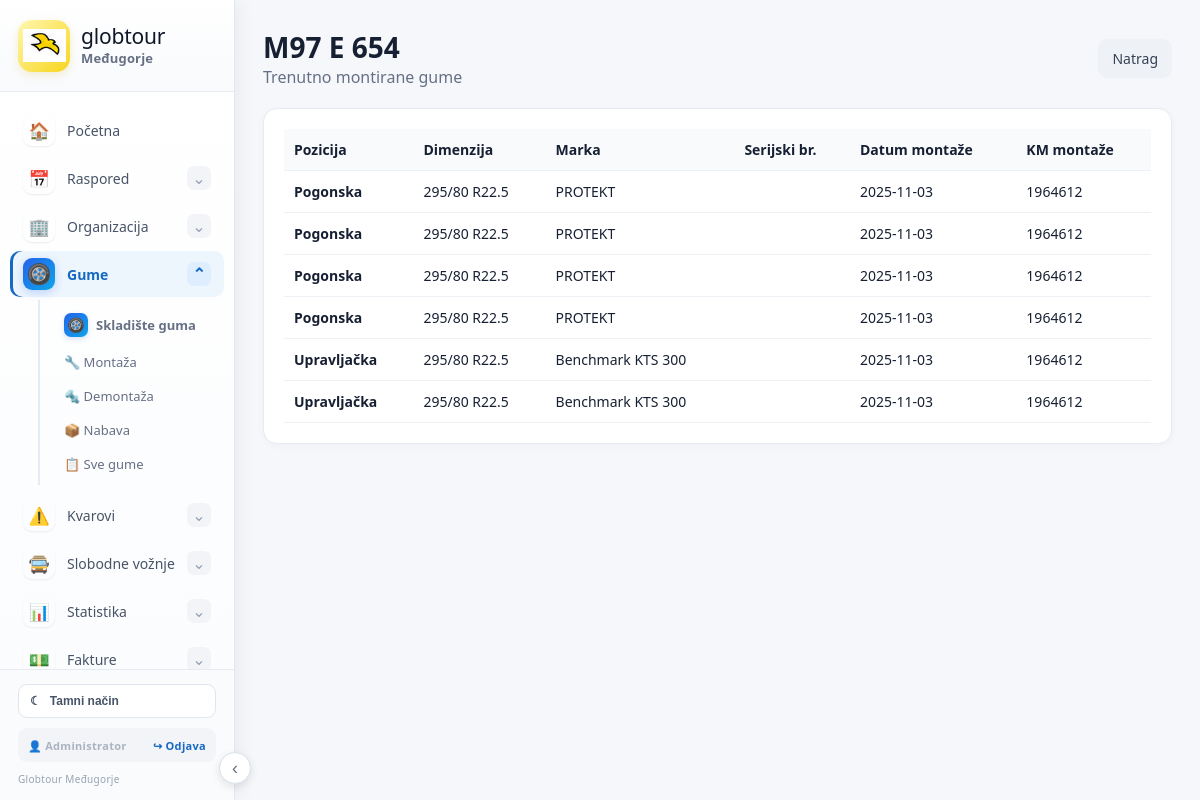
Page /gume/vozilo/M97 E 654 (signed in) on the committed database.
### tables this page shows
CREATE TABLE users (
        id INTEGER PRIMARY KEY AUTOINCREMENT,
        username TEXT UNIQUE NOT NULL,
        password_hash TEXT NOT NULL,
        full_name TEXT,
        role TEXT NOT NULL DEFAULT 'user',
        permissions TEXT DEFAULT '',
        active INTEGER NOT NULL DEFAULT 1
    );

CREATE TABLE tires (id INTEGER PRIMARY KEY AUTOINCREMENT,serial_number TEXT UNIQUE,dimension TEXT NOT NULL,brand TEXT,tire_type TEXT,status TEXT NOT NULL DEFAULT 'Skladište',warehouse TEXT,vehicle TEXT,position TEXT,mounted_date TEXT,mounted_km INTEGER,demounted_date TEXT,demounted_km INTEGER,responsible TEXT,note TEXT);

### app.py (the view)
@permission_required("tires_view")
@app.route("/gume/vozilo/<path:vehicle>")
def tire_vehicle(vehicle):
 c=db()
 rows=c.execute("SELECT * FROM tires WHERE status='Montirana' AND vehicle=? ORDER BY position,id",(vehicle,)).fetchall()
 c.close()
 return render_template("tire_vehicle.html",vehicle=vehicle,rows=rows)

### app.py (called while the page is built, shortened)
@app.context_processor
def inject_today():
 return {'today':date.today().isoformat()}

def db():
 ensure_return_schema()
 c=sqlite3.connect(DB); c.row_factory=sqlite3.Row
 seed_known_line_durations(c)
 return c

@app.context_processor
def customer_select_options():
    try:
        c=db()
        rows=c.execute("SELECT id,name,id_number,vat_number,address,city,country,contact_person,phone,email,note FROM customers WHERE COALESCE(active,'Da')!='Ne' ORDER BY name COLLATE NOCASE").fetchall()
        c.close()
    except Exception:
        rows=[]
    return {"customer_rows":rows, "free_ride_customer_options":rows}

@app.context_processor
def inject_customer_lookup():
    def customer_by_name(name):
        return _customer_data(name)
    return {"customer_by_name":customer_by_name}

@app.context_processor
def inject_customers():
    try:
        c=db()
        rows=c.execute("SELECT name FROM customers WHERE COALESCE(active,'Da')!='Ne' ORDER BY name").fetchall()
        c.close()
    except Exception:
        rows=[]
    return {"customer_rows":rows}

@app.context_processor
def ctx(): return {"today":date.today().isoformat()}

def auth_user():
    uid=session.get("user_id")
    if not uid:
        return None
    try:
        c=db()
        row=c.execute("SELECT * FROM users WHERE id=? AND active=1",(uid,)).fetchone()
        c.close()
        return row
    except Exception:
        return None

def has_permission(user, key):
    if user is None:
        return False
    try:
        role=str(user["role"] or "").strip().lower()
        permissions=str(user["permissions"] or "")
        if role == "admin" or permissions.strip() == "*":
            return True
    except Exception:
        return False

@app.context_processor
def auth_context():
    return {"current_user": auth_user(), "has_permission": has_permission}

@app.before_request
def auth_guard():
    endpoint=request.endpoint or ""
    if endpoint in ("login", "static"):
        return None
    if not session.get("user_id"):
        return redirect(url_for("login"))
    return None

### templates/tire_vehicle.html
{% extends "base.html" %}{% block content %}<div class="title"><div><h1>{{vehicle}}</h1><div class="muted">Trenutno montirane gume</div></div><a class="btn secondary" href="/gume">Natrag</a></div><div class="panel"><table><thead><tr><th>Pozicija</th><th>Dimenzija</th><th>Marka</th><th>Serijski br.</th><th>Datum montaže</th><th>KM montaže</th></tr></thead><tbody>{% for r in rows %}<tr><td><b>{{r.position}}</b></td><td>{{r.dimension}}</td><td>{{r.brand or ''}}</td><td>{{r.serial_number or ''}}</td><td>{{r.mounted_date or ''}}</td><td>{{r.mounted_km or ''}}</td></tr>{% else %}<tr><td colspan="6">Nema montiranih guma.</td></tr>{% endfor %}</tbody></table></div>{% endblock %}

### templates/base.html (shortened to what this page needs)
<!doctype html><html lang="hr"><head><meta charset="utf-8"><meta name="viewport" content="width=device-width,initial-scale=1"><title>Globtour Međugorje</title><link rel="stylesheet" href="{{url_for('static',filename='style.css')}}">
</head><body>
<aside class="sidebar">
  <div class="sidebar-brand">
    <a href="/" class="brand">
      <span class="brand-logo"><img src="{{url_for('static',filename='globtour-bird.png')}}" alt="Globtour"></span>
      <span class="brand-text"><span>globtour</span><strong>Međugorje</strong></span>
    </a>
  </div>
  <nav class="side-nav">
    <a class="side-link" href="/"><span class="side-icon main-nav-icon">🏠</span><span>Početna</span></a>
    <details class="side-group">
      <summary><span class="side-icon main-nav-icon">📅</span><span>Raspored</span><span class="chevron">⌄</span></summary>
    </details>
    <details class="side-group">
      <summary><span class="side-icon main-nav-icon">🏢</span><span>Organizacija</span><span class="chevron">⌄</span></summary>
    </details>
    <details class="side-group">
      <summary><span class="side-icon main-nav-icon tire-modern-icon">🛞</span><span>Gume</span><span class="chevron">⌄</span></summary>
      <div class="side-sub">
        <a href="/gume"><span class="sub-icon tire-sub-icon">🛞</span>Skladište guma</a>
        <a href="/gume/montaza">🔧 Montaža</a>
        <a href="/gume/demontaza">🔩 Demontaža</a>
        <a href="/gume/nabava">📦 Nabava</a>
        <a href="/gume/gume">📋 Sve gume</a>
      </div>
    </details>
    {% if has_permission(current_user,"breakdowns_view") %}
<details class="side-group" {% if request.path.startswith('/kvarovi') %}open{% endif %}>
  <summary>
    <span class="side-icon main-nav-icon">⚠️</span>
    <span>Kvarovi</span>
    <span class="chevron">⌄</span>
  </summary>
</details>
{% endif %}
    <details class="side-group" {% if request.path.startswith('/slobodne-voznje') %}open{% endif %}>
      <summary><span class="side-icon main-nav-icon">🚍</span><span>Slobodne vožnje</span><span class="chevron">⌄</span></summary>
    </details>
    <details class="side-group" {% if request.path.startswith('/statistika') %}open{% endif %}>
      <summary><span class="side-icon main-nav-icon">📊</span><span>Statistika</span><span class="chevron">⌄</span></summary>
    </details>
    <details class="side-group" {% if request.path.startswith('/predracuni') or request.path.startswith('/c-fakture') %}open{% endif %}>
      <summary><span class="side-icon main-nav-icon">💵</span><span>Fakture</span><span class="chevron">⌄</span></summary>
    </details>
  </nav>
  <div class="sidebar-bottom">
    <button class="theme-toggle" type="button" onclick="toggleTheme()" aria-label="Promijeni temu">
      <span id="theme-icon">☾</span><span id="theme-label">Tamni način</span>
    </button>
    <div class="account-box">
      <span class="account-name">👤 {% if current_user %}{{current_user["full_name"] or current_user["username"]}}{% else %}Korisnik{% endif %}</span>
      <a class="logout-link" href="/logout">↪ Odjava</a>
    </div>
    <span class="sidebar-copy">Globtour Međugorje</span>
  </div>
</aside>
<button class="sidebar-toggle" type="button" onclick="toggleSidebar()" aria-label="Sakrij izbornik">‹</button>
<main class="wrap">{% with messages=get_flashed_messages(with_categories=true) %}{% for cat,msg in messages %}<div class="alert alert-{{cat}}">{{msg}}</div>{% endfor %}{% endwith %}{% block content %}{% endblock %}</main>
</body></html>

### rows in the picture
users: full_name "Administrator"
tires: position "Pogonska", dimension "295/80 R22.5", brand "PROTEKT", mounted_date "2025-11-03", mounted_km "1964612"
tires: position "Pogonska", dimension "295/80 R22.5", brand "PROTEKT", mounted_date "2025-11-03", mounted_km "1964612"
tires: position "Pogonska", dimension "295/80 R22.5", brand "PROTEKT", mounted_date "2025-11-03", mounted_km "1964612"
tires: position "Pogonska", dimension "295/80 R22.5", brand "PROTEKT", mounted_date "2025-11-03", mounted_km "1964612"
tires: position "Upravljačka", dimension "295/80 R22.5", brand "Benchmark KTS 300", mounted_date "2025-11-03", mounted_km "1964612"
tires: position "Upravljačka", dimension "295/80 R22.5", brand "Benchmark KTS 300", mounted_date "2025-11-03", mounted_km "1964612"

### other values in the picture
{{ vehicle }} "M97 E 654"
